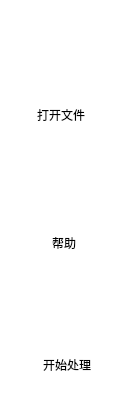
     <widget class="QFrame" name="frame_2">
      <property name="geometry">
       <rect>
        <x>1</x>
        <y>117</y>
        <width>131</width>
        <height>417</height>
       </rect>
      </property>
      <property name="styleSheet">
       <string notr="true">background-color: rgb(255, 255, 255);
border-color: rgb(0, 0, 0);
border-width:10px;
border-radius:16px;</string>
      </property>
      <property name="frameShape">
       <enum>QFrame::StyledPanel</enum>
      </property>
      <property name="frameShadow">
       <enum>QFrame::Raised</enum>
      </property>
      <widget class="QPushButton" name="pushBtnopen">
       <property name="geometry">
        <rect>
         <x>28</x>
         <y>30</y>
         <width>81</width>
         <height>81</height>
        </rect>
       </property>
       <property name="toolTip">
        <string>打开本地文件</string>
       </property>
       <property name="styleSheet">
        <string notr="true">QPushButton{border-image: url(:/images/打开文件 (2).png);}
QPushButton:hover{
border-image: url(:/images/打开文件 (1).png);
}
</string>
       </property>
       <property name="text">
        <string/>
       </property>
       <property name="iconSize">
        <size>
         <width>61</width>
         <height>61</height>
        </size>
       </property>
       <property name="checkable">
        <bool>true</bool>
       </property>
       <property name="autoRepeat">
        <bool>false</bool>
       </property>
       <property name="autoExclusive">
        <bool>true</bool>
       </property>
       <property name="autoDefault">
        <bool>false</bool>
       </property>
       <property name="default">
        <bool>false</bool>
       </property>
       <property name="flat">
        <bool>true</bool>
       </property>
      </widget>
      <widget class="QPushButton" name="pushButton_14">
       <property name="geometry">
        <rect>
         <x>27</x>
         <y>272</y>
         <width>81</width>
         <height>81</height>
        </rect>
       </property>
       <property name="toolTip">
        <string>开始处理图像</string>
       </property>
       <property name="styleSheet">
        <string notr="true">QPushButton{
border-image: url(:/images/设置（齿轮）.png);
}


QPushButton:hover{
border-image: url(:/images/设置（齿轮） (1).png);
}
</string>
       </property>
       <property name="text">
        <string/>
       </property>
      </widget>
      <widget class="QPushButton" name="pushButton_26">
       <property name="geometry">
        <rect>
         <x>25</x>
         <y>150</y>
         <width>81</width>
         <height>81</height>
        </rect>
       </property>
       <property name="toolTip">
        <string>打开Ps++帮助系统</string>
       </property>
       <property name="styleSheet">
        <string notr="true">QPushButton{

	border-image: url(:/images/帮助8.png);
}


QPushButton:hover{
border-image: url(:/images/帮助9.png);
}
</string>
       </property>
       <property name="text">
        <string/>
       </property>
      </widget>
      <widget class="QLabel" name="label_3">
       <property name="geometry">
        <rect>
         <x>37</x>
         <y>100</y>
         <width>61</width>
         <height>29</height>
        </rect>
       </property>
       <property name="sizePolicy">
        <sizepolicy hsizetype="Preferred" vsizetype="Preferred">
         <horstretch>0</horstretch>
         <verstretch>0</verstretch>
        </sizepolicy>
       </property>
       <property name="styleSheet">
        <string notr="true">font: 87 10pt &quot;Arial Black&quot;;
font: 75 10pt &quot;Microsoft YaHei UI&quot;;</string>
       </property>
       <property name="text">
        <string>打开文件</string>
       </property>
      </widget>
      <widget class="QLabel" name="label_4">
       <property name="geometry">
        <rect>
         <x>38</x>
         <y>227</y>
         <width>72</width>
         <height>31</height>
        </rect>
       </property>
       <property name="styleSheet">
        <string notr="true">font: 87 10pt &quot;Arial Black&quot;;
font: 75 10pt &quot;Microsoft YaHei UI&quot;;</string>
       </property>
       <property name="text">
        <string>帮助</string>
       </property>
       <property name="indent">
        <number>14</number>
       </property>
      </widget>
      <widget class="QLabel" name="label_5">
       <property name="geometry">
        <rect>
         <x>43</x>
         <y>348</y>
         <width>76</width>
         <height>34</height>
        </rect>
       </property>
       <property name="styleSheet">
        <string notr="true">font: 87 10pt &quot;Arial Black&quot;;
font: 75 10pt &quot;Microsoft YaHei UI&quot;;</string>
       </property>
       <property name="text">
        <string>开始处理</string>
       </property>
       <property name="indent">
        <number>-1</number>
       </property>
      </widget>
      <widget class="ClickableLabel" name="label_6">
       <property name="geometry">
        <rect>
         <x>500</x>
         <y>110</y>
         <width>81</width>
         <height>71</height>
        </rect>
       </property>
       <property name="font">
        <font>
         <family>Microsoft JhengHei UI Light</family>
         <pointsize>48</pointsize>
         <weight>3</weight>
         <italic>false</italic>
         <bold>false</bold>
        </font>
       </property>
       <property name="mouseTracking">
        <bool>true</bool>
       </property>
       <property name="acceptDrops">
        <bool>false</bool>
       </property>
       <property name="styleSheet">
        <string notr="true">font: 25 48pt &quot;Microsoft JhengHei UI Light&quot;;
color: rgb(85, 170, 255);
background-color: rgb(240, 240, 240);

</string>
       </property>
       <property name="lineWidth">
        <number>0</number>
       </property>
       <property name="alignment">
        <set>Qt::AlignCenter</set>
       </property>
       <property name="margin">
        <number>0</number>
       </property>
       <property name="indent">
        <number>0</number>
       </property>
      </widget>
     </widget>
